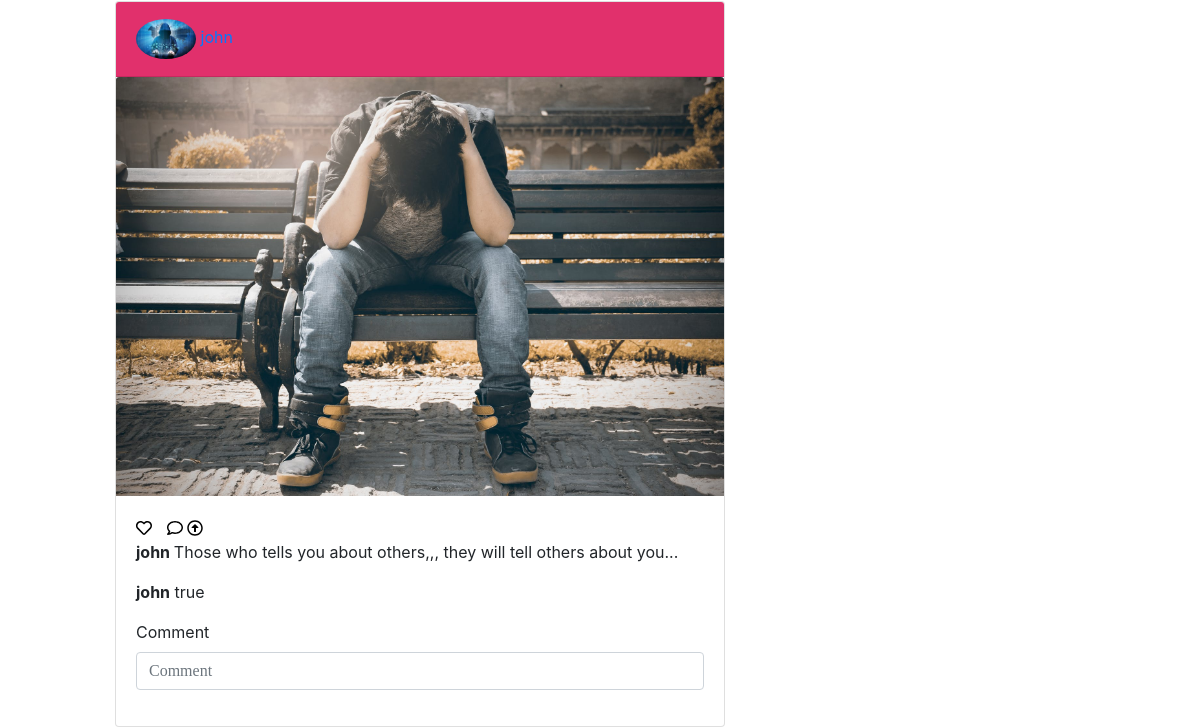
Page / (signed in, lower part) on the earlier database version.
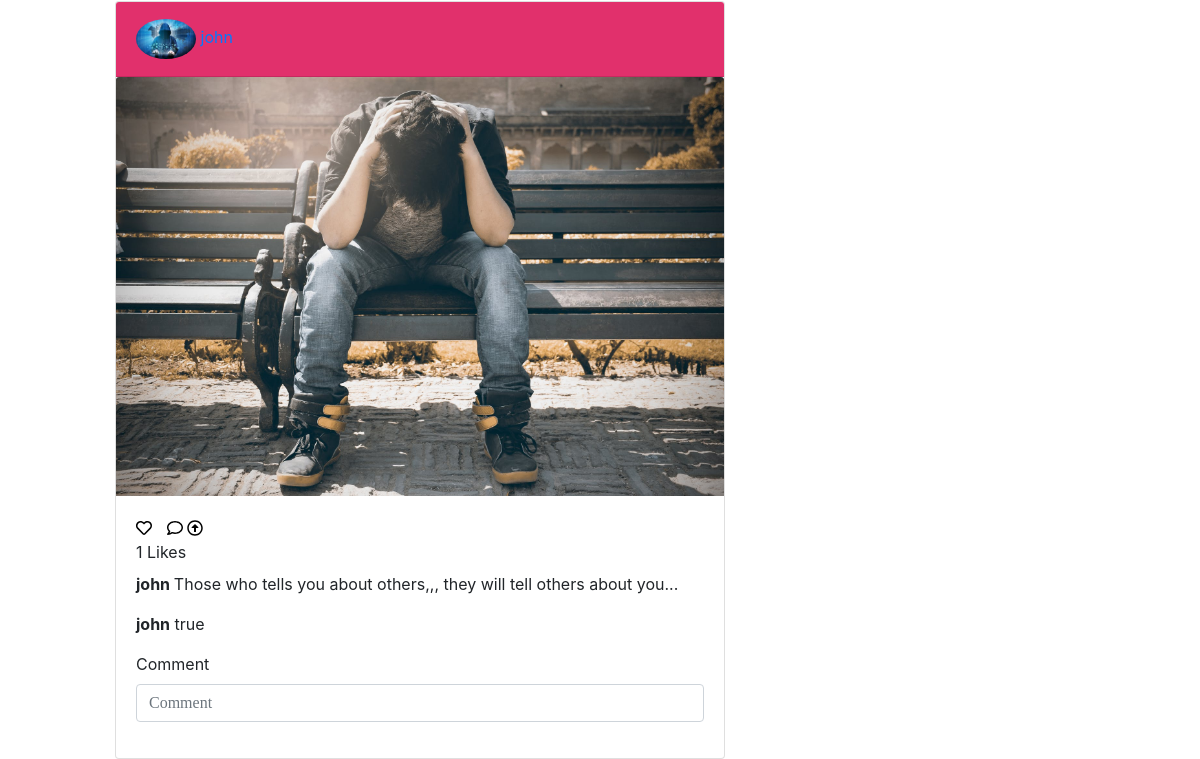
Same page on the later database version.
### photoapp/models.py (models this page shows, shortened)
class Image(models.Model):
    posted_by = models.ForeignKey(User, null=True)
    profile = models.ForeignKey(Profile, on_delete=models.CASCADE,null=True)
    insta_image = models.ImageField(upload_to='picha/',null=True)
    caption = models.TextField(null=True)
    likes = models.PositiveIntegerField(default=0)
    @classmethod
    def get_images(cls):
        images = Image.objects.all()
        return images

class Profile(models.Model):
    user = models.OneToOneField(User, on_delete=models.CASCADE,null=True)
    profile_photo= models.ImageField(upload_to='profiles/',null=True)
    bio= models.CharField(max_length=240, null=True)
    @classmethod
    def get_profile(cls):
        profile = Profile.objects.all()
        return profile

class Comment(models.Model):
    poster = models.ForeignKey(User, on_delete=models.CASCADE,null=True)
    image = models.ForeignKey(Image, on_delete=models.CASCADE, related_name='comments',null=True)
    comment = models.CharField(max_length=200, null=True)
    @classmethod
    def get_comment(cls):
        comment = Comment.objects.all()
        return comment

### photoapp/views.py (the view)
# urls.py: 2. Add a URL to urlpatterns:  url(r'^$', views.home, name='home')
@login_required(login_url='/accounts/login/')
def home(request):
    images = Image.get_images()
    comments = Comment.get_comment()
    profile = Profile.get_profile()
    current_user = request.user
    if request.method == 'POST':
        form = CommentForm(request.POST)
        if form.is_valid():
            comment = form.save(commit=False)
            comment.user = current_user
            comment.save()
        return redirect('home')
    else:
        form = CommentForm()
    return render(request,"home.html",{"images":images, "comments":comments,"form": form,"profile":profile})

### photoapp/forms.py
class CommentForm(forms.ModelForm):
    class Meta:
        model = Comment
        exclude =['poster','image']

### photoapp/templates/home.html (shortened to what this page needs)
{%extends 'base.html'%}
{% block content %}
{% load bootstrap4 %}
<br>
<br>
<div class="container-fluid">
  <p><a href="{% url 'upload' %}" class="btn btn-danger">+ photo</a>
    <div class="row">
    <div class="col-1"></div>
    <div class="col-9" style="max-width:40rem; margin-top:20px;">
      {% for image in images %}
      <div class="card mr-0" style="max-width:40rem; margin-top:10px;">
        <div class="card-header"><img class="img-fluid rounded-circle" src="{{image.profile.profile_photo.url}}" style="height:40px;margin-top:5px;margin-bottom:5px;">
          <a href="/profile/{{user.id}}">
            <label>{{image.posted_by}}</label></a>
        </div>
        <img src="{{image.insta_image.url}}" class="card-img-top" data-target="#extraModal{{image.id}}" data-toggle="modal">
        <div class="card-body">
          <div class="header">
            <a id="like" href="{% url 'like' operation='like' pk=image.id%}"><i class="far fa-heart" style="margin-right:10px;color:black;"></i></a>
            <a href="#sema" style="color:black;"><i class="far fa-comment"></i></a>
            <a href="/upload"><i class="far fa-arrow-alt-circle-up" style="margin-right:15px;color:black;"></i></a>
          </div>
          <div class="like-section">
            {% if image.likes >= 1 %}
            <label>{{image.likes}} Likes</label>
            {% endif %}
            <p><strong>{{image.posted_by}} </strong>{{image.caption}}</p>
            {% for comment in comments %}
            {% if image.id == comment.image.id %}
            <p><strong>{{comment.poster}}</strong> {{comment.comment}}</p>
            {% endif %}
            {%endfor%}
            <form action="{%url 'comment' pk=image.id%}" method="post" enctype="multipart/form-data" id="sema">
              {% bootstrap_form form%}
            </form>
          </div>
        </div>
      </div>
      {% endfor %}
    </div>
    <div class="col-2 stories" style="max-width:20rem; margin-top:20px;">
    </div>
  </div>
</div>
{% endblock %}

### photoapp/templates/base.html (shortened to what this page needs)
{% load bootstrap4 %}
{% load static%}
<!DOCTYPE html>
<html>
<head>
  {% block styles %}
  {% bootstrap_css %}
  <link rel="stylesheet" href="{% static 'css/baseimages.css' %}">
  {% endblock %}
</head>
<body>
  {% include "navbar.html" %}
  {% block content %}{%endblock%}
</body>
</html>

### photoapp/templates/navbar.html (shortened to what this page needs)
<!DOCTYPE html>
<html lang="en">
<head>
</head>
<body>
</body>
</html>

### photoapp/static/css/baseimages.css (style rules this page uses)
.form-control { font-family: 'Indie Flower', cursive; }
body { background-image: url('/static/img/black.jpg'); z-index: 0; background-color: white; background-blend-mode: lighten; }
.card-header { background-color:#E1306C;;; }

Differences in the rows shown:
changed Image "john": likes (not shown) → "1"
